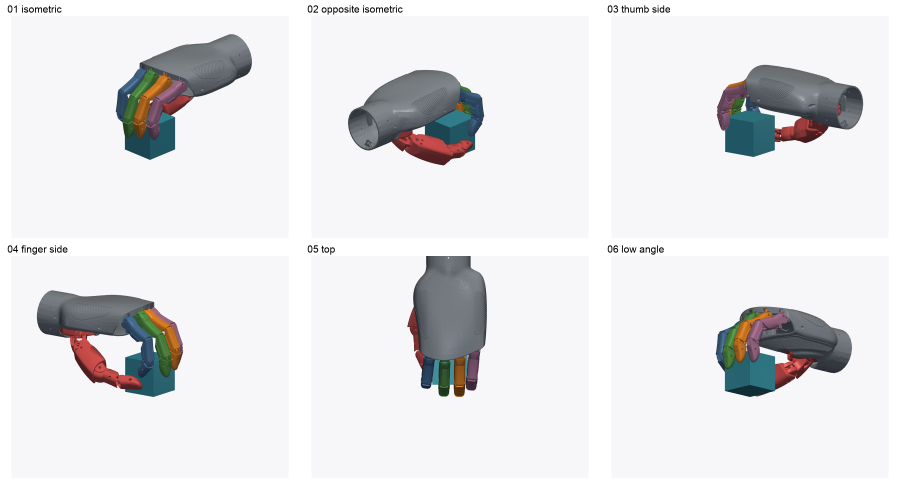
#> input picture artifacts/linker_l20_inhand_topdown_posture/cube/00_six_view_montage.png, 2700 x 1440 px (shown at 1/3 size)
$ python -i analyze_g20_sim_real_validation.py   (imports and definitions only)
#> lines starting #> are read from the running program, lines starting #| are printed output that depends on the picture; after the words box and inside, x2 and y2 are one past the last pixel; in counts of white or black regions, pixels touching at a corner belong together
#!/usr/bin/env python3
"""Quantify G20 SDK readback and D435/Isaac silhouette agreement."""

from __future__ import annotations

import argparse
import csv
import json
from pathlib import Path

import cv2
import numpy as np


ROI = (480, 90, 1000, 550)  # x0, y0, x1, y1; excludes the robot arm and table.


def estimate_background_bgr(image: np.ndarray, patch: int = 24) -> np.ndarray:
    """Estimate the uniform Isaac background from four corner patches."""

    height, width = image.shape[:2]
    corners = np.concatenate(
        [
            image[:patch, :patch].reshape(-1, 3),
            image[:patch, width - patch :].reshape(-1, 3),
            image[height - patch :, :patch].reshape(-1, 3),
            image[height - patch :, width - patch :].reshape(-1, 3),
        ],
        axis=0,
    )
    return np.median(corners, axis=0).astype(np.uint8)


def clean_mask(mask: np.ndarray) -> np.ndarray:
    mask = mask.astype(np.uint8) * 255
    mask = cv2.morphologyEx(
        mask, cv2.MORPH_CLOSE, np.ones((7, 7), np.uint8), iterations=2
    )
    count, labels, stats, _ = cv2.connectedComponentsWithStats(mask, 8)
    result = np.zeros_like(mask)
    for component in range(1, count):
        if stats[component, cv2.CC_STAT_AREA] >= 150:
            result[labels == component] = 255
    contours, _ = cv2.findContours(result, cv2.RETR_EXTERNAL, cv2.CHAIN_APPROX_SIMPLE)
    filled = np.zeros_like(result)
    cv2.drawContours(filled, contours, -1, 255, cv2.FILLED)
    return filled


def sim_mask(image: np.ndarray) -> np.ndarray:
    background = estimate_background_bgr(image).astype(np.int16)
    delta = np.max(np.abs(image.astype(np.int16) - background), axis=2)
    return clean_mask(delta > 3)


# [4 lines left out: function real_mask, not called in this run]


def crop(mask: np.ndarray) -> np.ndarray:
    x0, y0, x1, y1 = ROI
    return mask[y0:y1, x0:x1]


def edge(mask: np.ndarray) -> np.ndarray:
    return cv2.morphologyEx(mask, cv2.MORPH_GRADIENT, np.ones((3, 3), np.uint8))


# [133 lines left out: functions mask_metrics, visual, main, not called in this run]


# [2 lines not run here, left out]

>>> import cv2
>>> picture = cv2.imread('../artifacts/linker_l20_inhand_topdown_posture/cube/00_six_view_montage.png')
#> picture is the input picture: shape (1440, 2700, 3); mean B, G, R 231.2, 228.8, 228.8
>>> result = sim_mask(picture)
#> in estimate_background_bgr, `corners = np.concatenate( [ image[:patch, :patch].reshape(-1, 3), imag..`: corners = 2304 rows, first 8: [255, 255, 255], [255, 255, 255], [255, 255, 255], [255, 255, 255], [255, 255, 255], [255, 255, 255], [255, 255, 255], [255, 255, 255]
#> in sim_mask, `background = estimate_background_bgr(image).astype(np.int16)`: background = [255, 255, 255]
#> in sim_mask, `delta = np.max(np.abs(image.astype(np.int16) - background), axis=2)`:
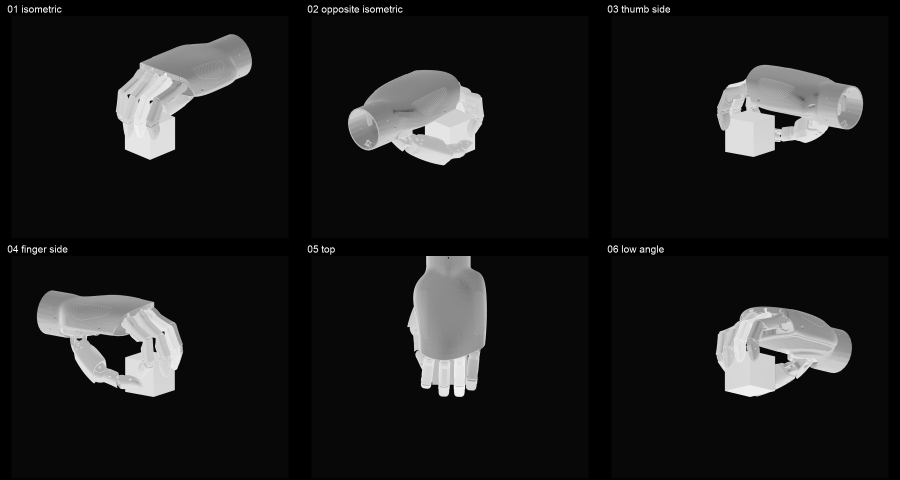
#> delta: shape (1440, 2700) int16 (shown at 1/3 size); min 0, max 255, mean 28.4
#> in clean_mask, `mask = mask.astype(np.uint8) * 255`:
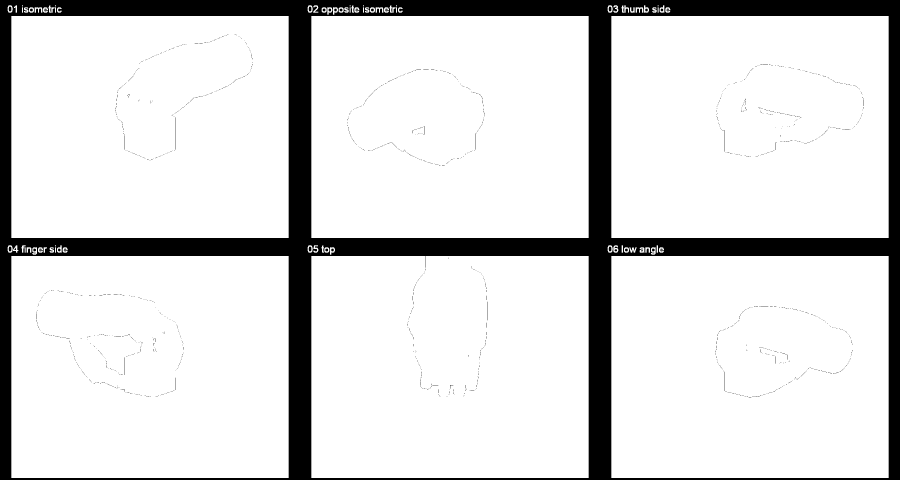
#> mask: shape (1440, 2700) (shown at 1/3 size); 85.7% white; 1649 black regions (1613 under 20 px), largest, box (x1, y1, x2, y2) and area: (0, 0, 2700, 1440) 551858, (526, 352, 527, 448) 96, (26, 20, 34, 34) 94
#> in clean_mask, `mask = cv2.morphologyEx( mask, cv2.MORPH_CLOSE, np.ones((7, 7), np.uin..`:
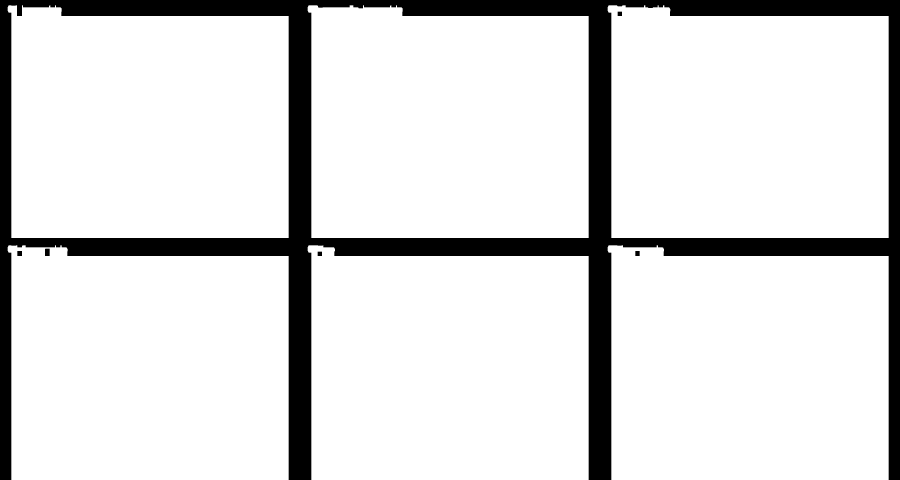
#> mask: shape (1440, 2700) (shown at 1/3 size); 86.6% white; 6 black regions
#> in clean_mask, `count, labels, stats, _ = cv2.connectedComponentsWithStats(mask, 8)`:
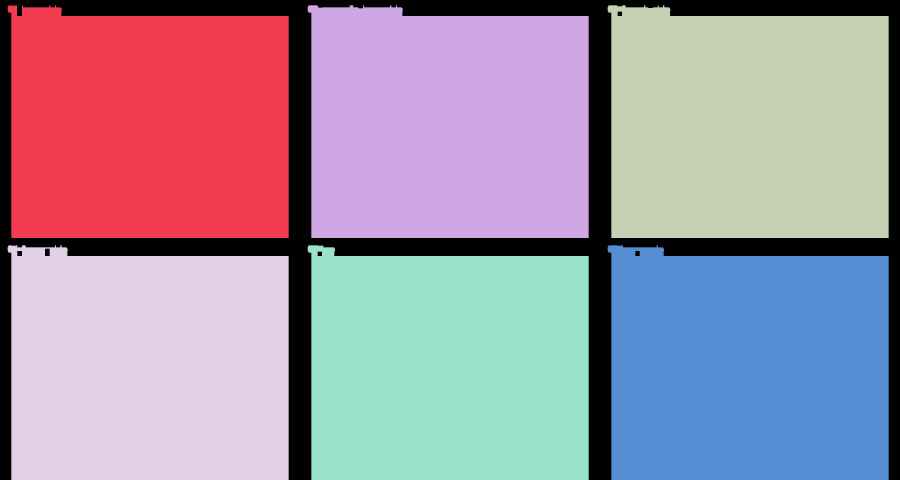
#> labels: shape (1440, 2700) int32 (shown at 1/3 size); 7 distinct labels, from 0 to 6; one colour per label, 0 black
#> in clean_mask, `count, labels, stats, _ = cv2.connectedComponentsWithStats(mask, 8)`: count = 7; stats = [[0, 0, 2700, 1440, 521384], [23, 16, 843, 698, 558000], [923, 16, 843, 698, 561629], [1823, 16, 843, 698, 558997], [23, 736, 843, 704, 563381], [923, 736, 843, 704, 561171], [1823, 736, 843, 704, 563438]]
#> in clean_mask, `contours, _ = cv2.findContours(result, cv2.RETR_EXTERNAL, cv2.CHAIN_AP..`: contours = 6 contours; box (x1, y1, x2, y2) and area: (23, 736, 866, 1440) 562343, (1823, 736, 2666, 1440) 562088, (923, 16, 1766, 714) 560074, (923, 736, 1766, 1440) 559799, (1823, 16, 2666, 714) 557616, (23, 16, 866, 714) 556425
#> in clean_mask, `cv2.drawContours(filled, contours, -1, 255, cv2.FILLED)`: filled: shape (1440, 2700); 86.6% white; 1 black region, box (x1, y1, x2, y2) and area: (0, 0, 2700, 1440) 520334

$ run again, on artifacts/linker_l20_inhand_topdown_posture/cube/02_opposite_isometric.png
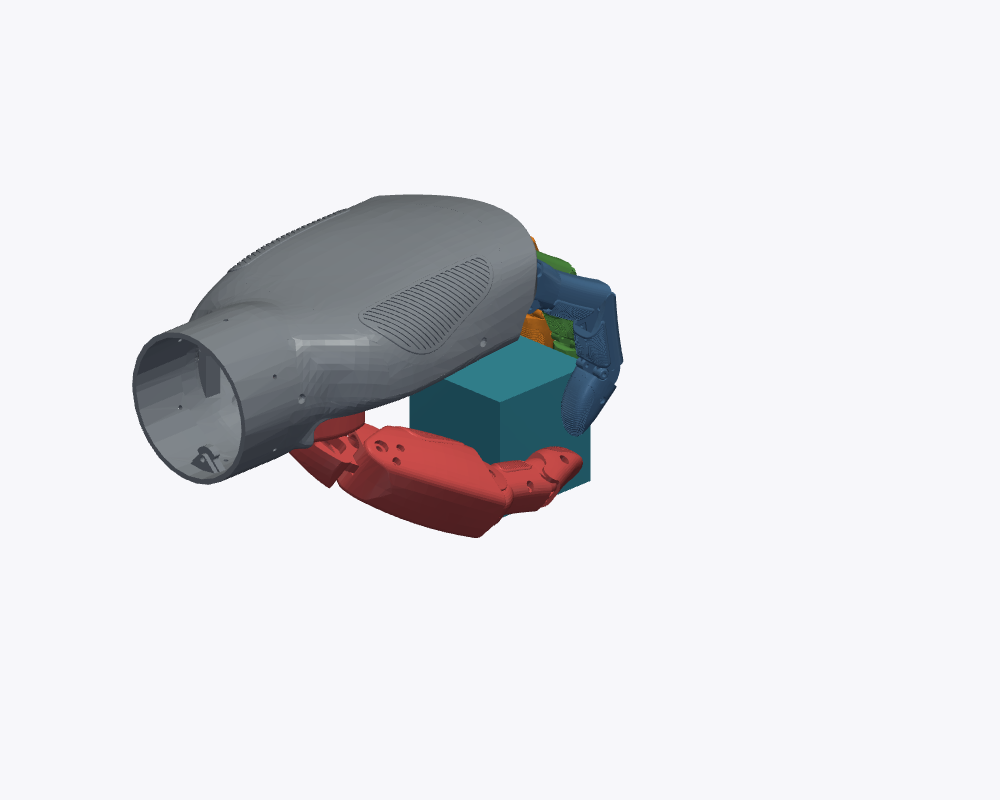
#> input picture artifacts/linker_l20_inhand_topdown_posture/cube/02_opposite_isometric.png, 1000 x 800 px
#> picture is the input picture: shape (800, 1000, 3); mean B, G, R 228.2, 224.8, 225.1
#> corners = 2304 rows, first 8: [250, 247, 247], [250, 247, 247], [250, 247, 247], [250, 247, 247], [250, 247, 247], [250, 247, 247], [250, 247, 247], [250, 247, 247]
#> background = [250, 247, 247]
#> in clean_mask, `mask = mask.astype(np.uint8) * 255`:
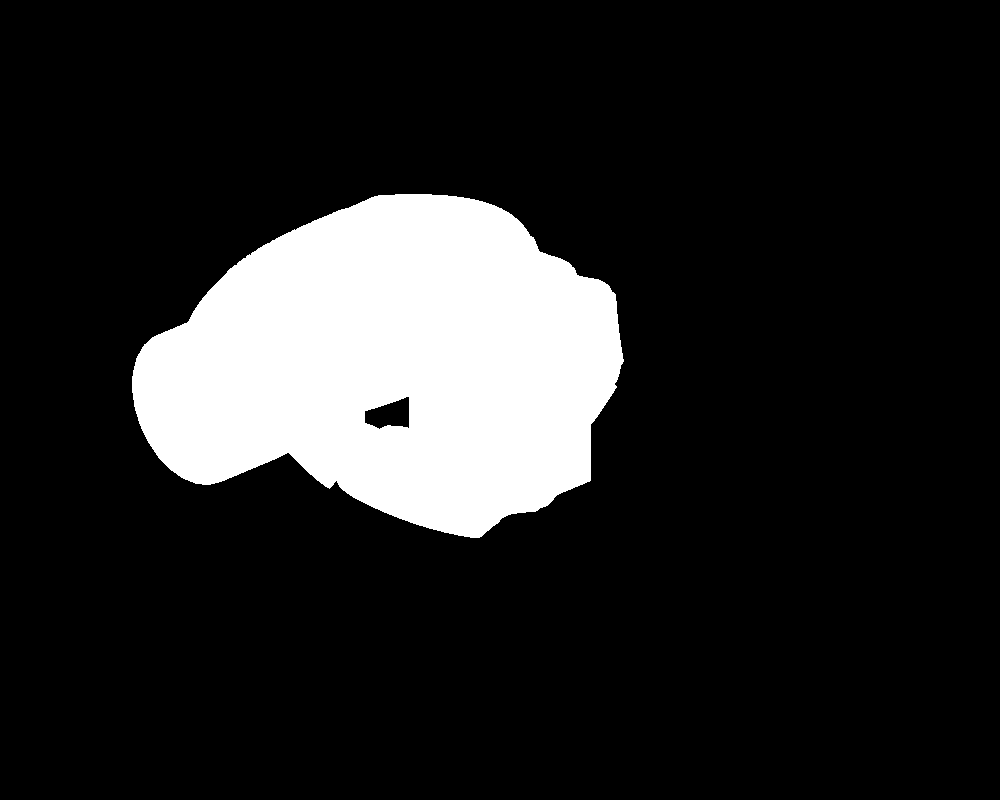
#> mask: shape (800, 1000); 14.7% white; 1 white region, box (x1, y1, x2, y2) and area: (132, 194, 624, 538) 117631
#> labels: shape (800, 1000) int32; values 0 (black) and 1 (white), 14.7% white; 1 white region
#> count = 2; stats = [[0, 0, 1000, 800, 682219], [132, 194, 492, 344, 117781]]
#> contours = 1 contour; box (x1, y1, x2, y2) and area: (132, 194, 624, 538) 118046
#> in clean_mask, `cv2.drawContours(filled, contours, -1, 255, cv2.FILLED)`:
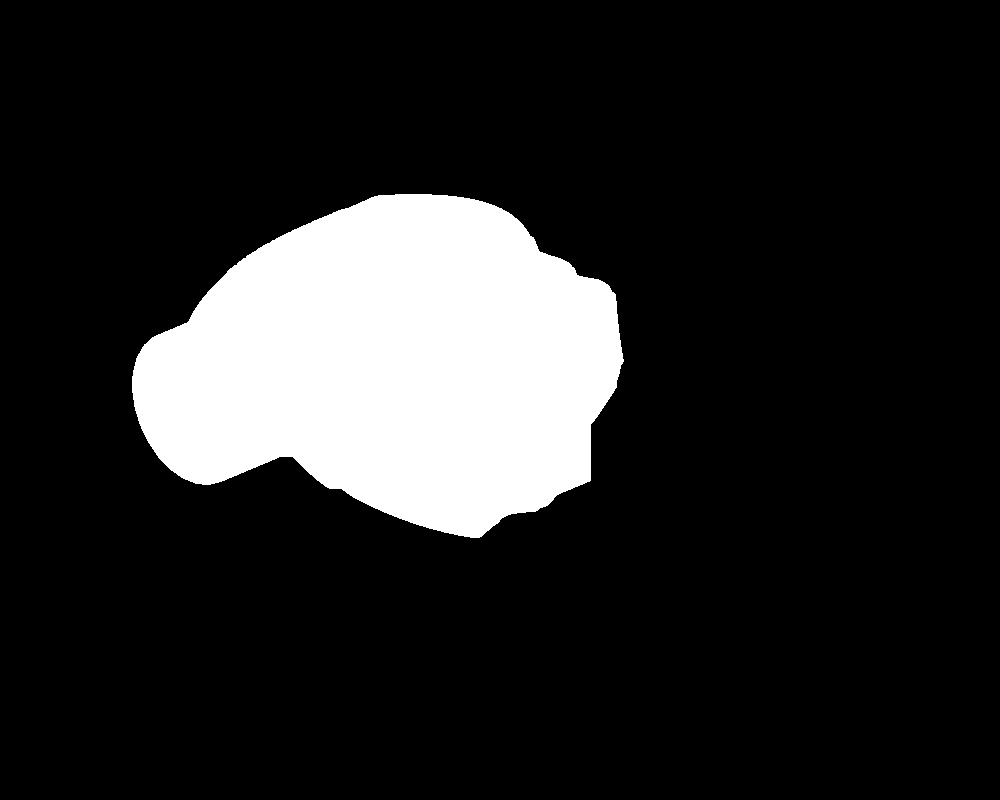
#> filled: shape (800, 1000); 14.8% white; 1 white region, box (x1, y1, x2, y2) and area: (132, 194, 624, 538) 118665

$ run again, on artifacts/linker_l20_inhand_topdown_posture/cube/03_thumb_side.png
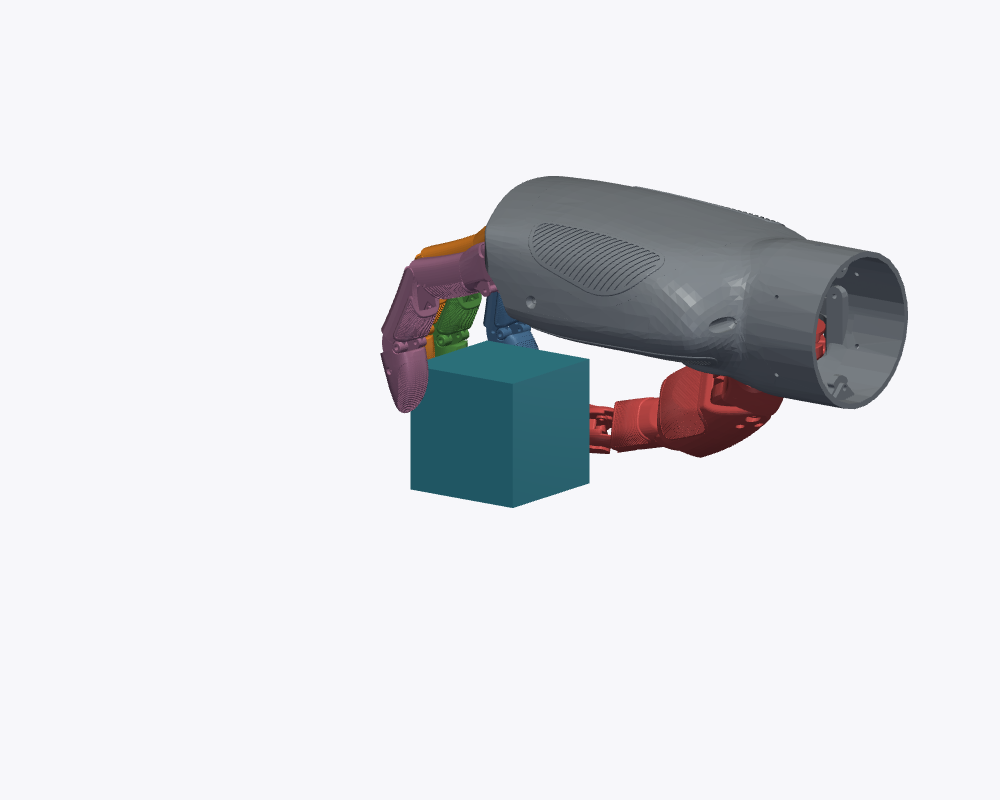
#> input picture artifacts/linker_l20_inhand_topdown_posture/cube/03_thumb_side.png, 1000 x 800 px
#> picture is the input picture: shape (800, 1000, 3); mean B, G, R 228, 224.5, 223.6
#> corners = 2304 rows, first 8: [250, 247, 247], [250, 247, 247], [250, 247, 247], [250, 247, 247], [250, 247, 247], [250, 247, 247], [250, 247, 247], [250, 247, 247]
#> background = [250, 247, 247]
#> in clean_mask, `mask = cv2.morphologyEx( mask, cv2.MORPH_CLOSE, np.ones((7, 7), np.uin..`:
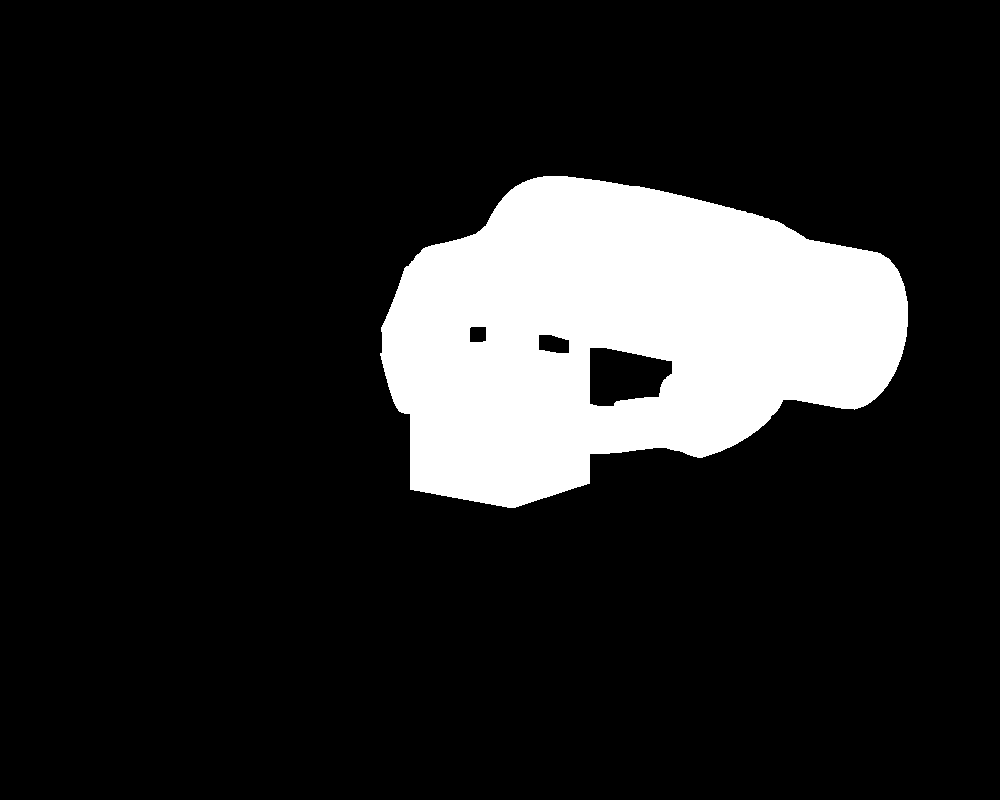
#> mask: shape (800, 1000); 14.6% white; 1 white region, box (x1, y1, x2, y2) and area: (380, 176, 908, 508) 117076
#> labels: shape (800, 1000) int32; values 0 (black) and 1 (white), 14.6% white; 1 white region
#> count = 2; stats = [[0, 0, 1000, 800, 682924], [380, 176, 528, 332, 117076]]
#> contours = 1 contour; box (x1, y1, x2, y2) and area: (380, 176, 908, 508) 120692
#> in clean_mask, `cv2.drawContours(filled, contours, -1, 255, cv2.FILLED)`:
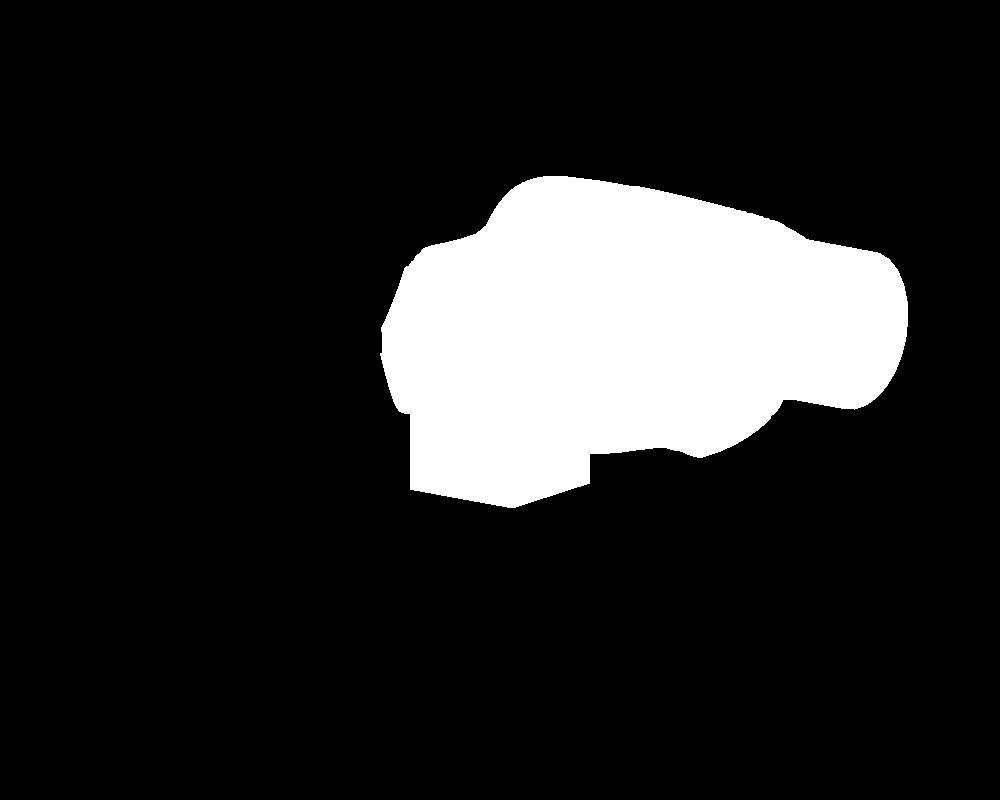
#> filled: shape (800, 1000); 15.2% white; 1 white region, box (x1, y1, x2, y2) and area: (380, 176, 908, 508) 121378
